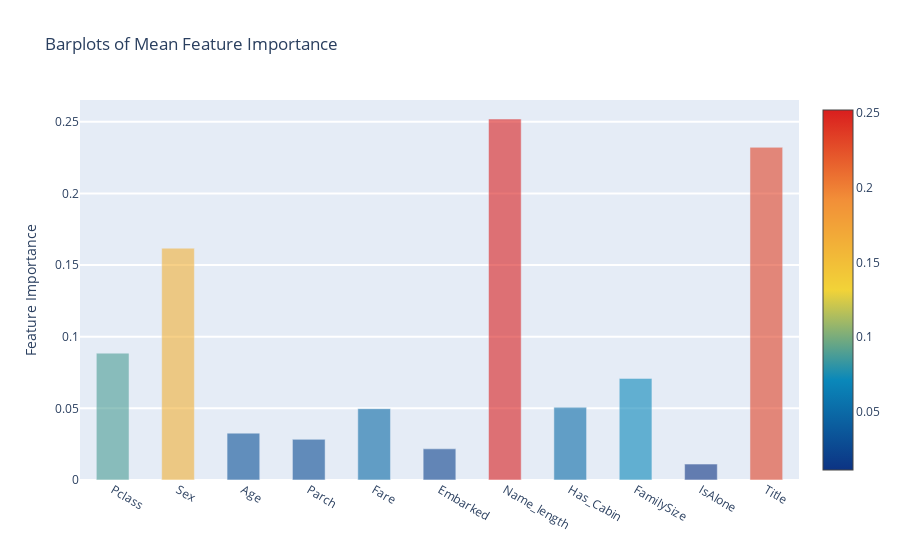

The code cell stored with this chart in its notebook:
### Code cell
y = feature_dataframe['mean'].values
x = feature_dataframe['features'].values
data = [go.Bar(
            x= x,
             y= y,
            width = 0.5,
            marker=dict(
               color = feature_dataframe['mean'].values,
            colorscale='Portland',
            showscale=True,
            reversescale = False
            ),
            opacity=0.6
        )]

layout= go.Layout(
    autosize= True,
    title= 'Barplots of Mean Feature Importance',
    hovermode= 'closest',
#     xaxis= dict(
#         title= 'Pop',
#         ticklen= 5,
#         zeroline= False,
#         gridwidth= 2,
#     ),
    yaxis=dict(
        title= 'Feature Importance',
        ticklen= 5,
        gridwidth= 2
    ),
    showlegend= False
)
fig = go.Figure(data=data, layout=layout)
py.iplot(fig, filename='bar-direct-labels')

### Figure 1 — Plotly figure (JSON) as saved in the notebook; plotly's stock layout.template omitted (floating-point values rounded to 4 significant figures)
{"data": [{"marker": {"color": [0.08854, 0.1618, 0.0327, 0.02838, 0.04982, 0.02175, 0.252, 0.0508, 0.07092, 0.0111, 0.2322], "colorscale": [[0, "rgb(12,51,131)"], [0.25, "rgb(10,136,186)"], [0.5, "rgb(242,211,56)"], [0.75, "rgb(242,143,56)"], [1, "rgb(217,30,30)"]], "reversescale": false, "showscale": true}, "opacity": 0.6, "type": "bar", "width": 0.5, "x": ["Pclass", "Sex", "Age", "Parch", "Fare", "Embarked", "Name_length", "Has_Cabin", "FamilySize", "IsAlone", "Title"], "y": [0.08854, 0.1618, 0.0327, 0.02838, 0.04982, 0.02175, 0.252, 0.0508, 0.07092, 0.0111, 0.2322]}], "layout": {"autosize": true, "hovermode": "closest", "showlegend": false, "title": {"text": "Barplots of Mean Feature Importance"}, "yaxis": {"gridwidth": 2, "ticklen": 5, "title": {"text": "Feature Importance"}}}}
